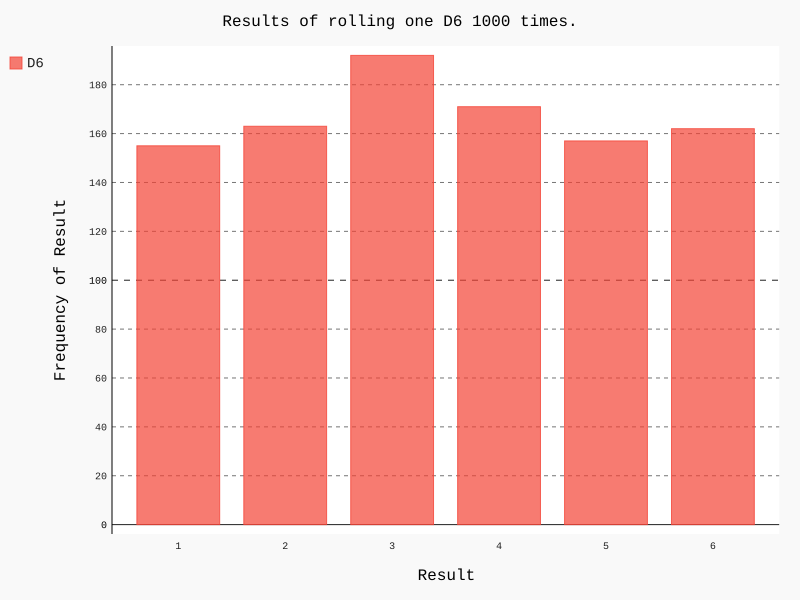

Here is the Python script that generated this plot:
import pygal

from die import Die

# Create a D6.
die = Die()

# Make some rolls, and stone results in a list.
results = []
for roll_num in range(1000):
    result = die.roll()
    results.append(result)

# Analyze the results.
frequencies = []
for value in range(1, die.num_sides+1):
    frequency = results.count(value)
    frequencies.append(frequency)

# Visualize the results.
hist = pygal.Bar()

hist.title = 'Results of rolling one D6 1000 times.'
hist.x_labels = [str(x) for x in range(1, die.num_sides+1)]
hist.x_title = 'Result'
hist.y_title = 'Frequency of Result'

hist.add('D6', frequencies)
hist.render_to_file('die_visual.svg')
